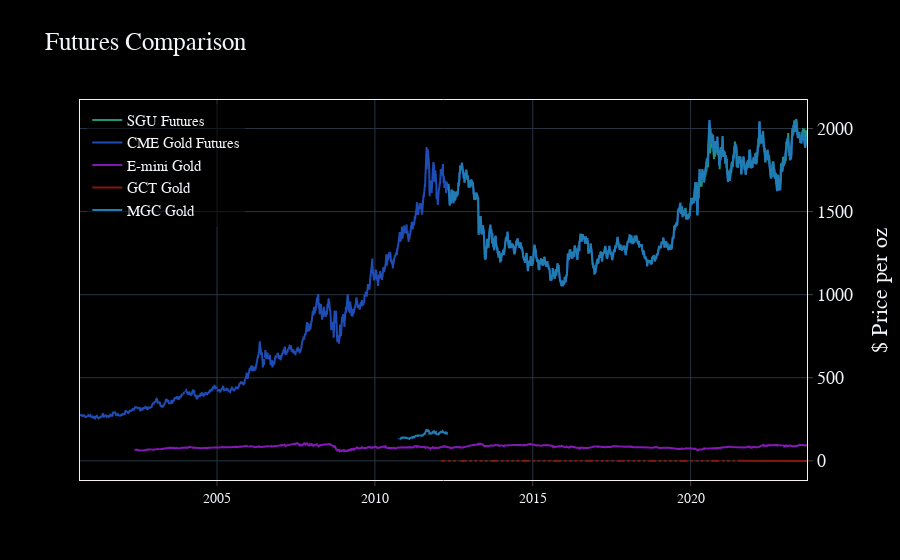

Here is the notebook cell this chart was saved with:
### Code cell
# line plots showing price comparison
fig = go.Figure([
    go.Scatter(
        name='SGU Futures',
        x=data['Date'],
        y=data['SGU'],
        mode='lines',
        line=dict(color='rgb(31, 149, 120)'),
    ),
    go.Scatter(
        name='CME Gold Futures',
        x=data['Date'],
        y=data['CME Gold Futures'],
        mode='lines',
        line=dict(color='rgb(31, 76, 180)')
    ),
    go.Scatter(
        name='E-mini Gold',
        x=data['Date'],
        y=data['E-mini Gold'],
        mode='lines',
        line=dict(color='rgb(131, 25, 180)')
    ),
        go.Scatter(
        name='GCT Gold',
        x=data['Date'],
        y=data['GCT'],
        mode='lines',
        line=dict(color='rgb(131, 25, 10)')
    ),
        go.Scatter(
        name='MGC Gold',
        x=data['Date'],
        y=data['MGC'],
        mode='lines',
        line=dict(color='rgb(31, 125, 180)')
    )
])
fig.update_layout(
    yaxis_title=' $ Price per oz',
    title='Futures Comparison',
    hovermode="x"
)
fig.show()

### Figure 1 — Plotly figure (JSON) as saved in the notebook; plotly's stock layout.template omitted (floating-point values rounded to 4 significant figures; data arrays with more than 128 entries replaced by an {"elided": "..."} marker saying what was removed)
{"data": [{"line": {"color": "rgb(31, 149, 120)"}, "mode": "lines", "name": "SGU Futures", "type": "scatter", "x": {"elided": "5790 str values"}, "y": {"elided": "5790 float values"}}, {"line": {"color": "rgb(31, 76, 180)"}, "mode": "lines", "name": "CME Gold Futures", "type": "scatter", "x": {"elided": "5790 str values"}, "y": {"elided": "5790 float values"}}, {"line": {"color": "rgb(131, 25, 180)"}, "mode": "lines", "name": "E-mini Gold", "type": "scatter", "x": {"elided": "5790 str values"}, "y": {"elided": "5790 float values"}}, {"line": {"color": "rgb(131, 25, 10)"}, "mode": "lines", "name": "GCT Gold", "type": "scatter", "x": {"elided": "5790 str values"}, "y": {"elided": "5790 int values"}}, {"line": {"color": "rgb(31, 125, 180)"}, "mode": "lines", "name": "MGC Gold", "type": "scatter", "x": {"elided": "5790 str values"}, "y": {"elided": "5790 float values"}}], "layout": {"hovermode": "x", "title": {"text": "Futures Comparison"}, "yaxis": {"title": {"text": " $ Price per oz"}}}}
